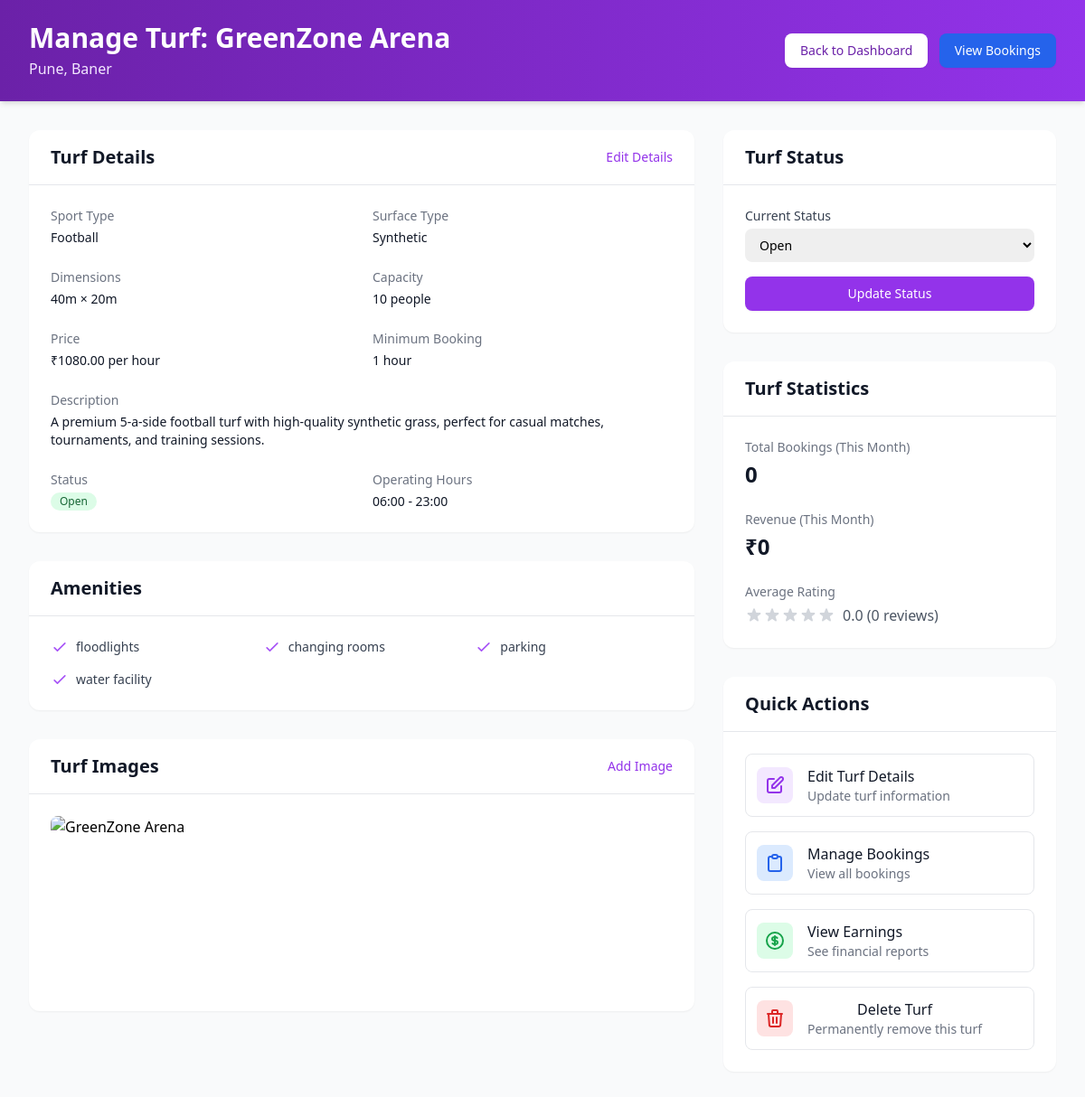
The app's page /owner/turf/3/ with its own data.
### turf/models.py (models this page shows, shortened)
class Turf(models.Model):
    SPORT_CHOICES = [
        ('football', 'Football'),
        ('cricket', 'Cricket'),
        ('tennis', 'Tennis'),
        ('badminton', 'Badminton'),
        ('multi', 'Multi-Sport'),
    ]
    SURFACE_CHOICES = [
        ('natural', 'Natural'),
        ('artificial', 'Artificial'),
        ('clay', 'Clay'),
        ('hard', 'Hard'),
        ('synthetic', 'Synthetic'),
    ]
    STATUS_CHOICES = [
        ("open", "Open"),
        ("closed", "Closed"),
        ("maintenance", "Under Maintenance"),
    ]
    name = models.CharField(max_length=200)
    slug = models.SlugField(unique=True, blank=True)
    owner = models.ForeignKey(User, on_delete=models.CASCADE, limit_choices_to={'role__in': ['owner', 'admin']}, related_name='turf')
    sport_type = models.CharField(max_length=20, choices=SPORT_CHOICES)
    description = models.TextField()
    location = models.CharField(max_length=255)
    address = models.CharField(max_length=255)
    length = models.PositiveIntegerField()
    width = models.PositiveIntegerField()
    surface_type = models.CharField(max_length=20, choices=SURFACE_CHOICES)
    capacity = models.PositiveIntegerField()
    price_per_hour = models.DecimalField(max_digits=8, decimal_places=2)
    rating = models.PositiveIntegerField(validators=[MinValueValidator(1), MaxValueValidator(5)], default=0)
    amenities = models.ManyToManyField(Amenity, blank=True)
    minimum_booking_duration = models.IntegerField(default=1)
    opening = models.TimeField()
    closing = models.TimeField()
    status = models.CharField(choices = STATUS_CHOICES, default='open')
    is_verified = models.BooleanField(default=False)
    image = models.ImageField(upload_to='turfs/images/', null=True, blank=True)
    is_active = models.BooleanField(default=True)
    created_at = models.DateTimeField(auto_now_add=True)

class Amenity(models.Model):
    name = models.CharField(max_length=50, unique=True)

### owner/views.py (the view)
# urls.py: path('turf/<int:id>/', views.turf_detail, name='owner_manage_turf'),
def turf_detail(request, id):
    turf = get_object_or_404(Turf, id=id)
    now = datetime.now()
    current_month = now.month
    current_year = now.year
    monthly_bookings = TurfBooking.objects.filter(
        turf=turf,
        booking_date__month=current_month,
        booking_date__year=current_year
    )
    stats = {
        'monthly_bookings': monthly_bookings.count(),
        'monthly_revenue': monthly_bookings.aggregate(Sum('total_amount'))['total_amount__sum'] or 0,
        'average_rating': TurfReview.objects.filter(turf=turf).aggregate(Avg('rating'))['rating__avg'] or 0,
        'total_reviews': TurfReview.objects.filter(turf=turf).count()
    }
    return render(request, 'manage_turf.html', {
        'turf': turf,
        'stats': stats,
        'STATUS_CHOICES': Turf.STATUS_CHOICES  # Pass the choices to template
    })

### owner/templates/manage_turf.html (shortened to what this page needs)
{% extends "base.html" %}
{% block content %}
<div class="min-h-screen bg-gray-50">
  <div class="bg-gradient-to-r from-purple-800 to-purple-600 py-6 px-4 sm:px-6 lg:px-8 text-white shadow-md">
    <div class="max-w-7xl mx-auto">
      <div class="flex flex-col md:flex-row justify-between items-start md:items-center">
        <div>
          <h1 class="text-2xl md:text-3xl font-bold">Manage Turf: {{ turf.name }}</h1>
          <p class="mt-1 text-purple-100">{{ turf.location }}</p>
        </div>
        <div class="mt-4 md:mt-0 space-x-2">
          <a href="{% url 'owner_dashboard' %}" class="inline-flex items-center px-4 py-2 border border-transparent text-sm font-medium rounded-lg shadow-sm text-purple-800 bg-white hover:bg-gray-100">
            Back to Dashboard
          </a>
          <a href="#" class="inline-flex items-center px-4 py-2 border border-transparent text-sm font-medium rounded-lg shadow-sm text-white bg-blue-600 hover:bg-blue-700">
            View Bookings
          </a>
        </div>
      </div>
    </div>
  </div>
  <div class="max-w-7xl mx-auto px-4 sm:px-6 lg:px-8 py-8">
    <div class="flex flex-col lg:flex-row gap-8">
      <div class="lg:w-2/3">
        <div class="bg-white rounded-xl shadow-sm overflow-hidden mb-8">
          <div class="px-6 py-4 border-b border-gray-200 flex justify-between items-center">
            <h2 class="text-xl font-bold text-gray-900">Turf Details</h2>
            <a href="#" class="text-sm font-medium text-purple-600 hover:text-purple-500">
              Edit Details
            </a>
          </div>
          <div class="p-6">
            <div class="grid grid-cols-1 md:grid-cols-2 gap-6">
              <div>
                <h3 class="text-sm font-medium text-gray-500">Sport Type</h3>
                <p class="mt-1 text-sm text-gray-900">{{ turf.get_sport_type_display }}</p>
              </div>
              <div>
                <h3 class="text-sm font-medium text-gray-500">Surface Type</h3>
                <p class="mt-1 text-sm text-gray-900">{{ turf.get_surface_type_display }}</p>
              </div>
              <div>
                <h3 class="text-sm font-medium text-gray-500">Dimensions</h3>
                <p class="mt-1 text-sm text-gray-900">{{ turf.length }}m × {{ turf.width }}m</p>
              </div>
              <div>
                <h3 class="text-sm font-medium text-gray-500">Capacity</h3>
                <p class="mt-1 text-sm text-gray-900">{{ turf.capacity }} people</p>
              </div>
              <div>
                <h3 class="text-sm font-medium text-gray-500">Price</h3>
                <p class="mt-1 text-sm text-gray-900">₹{{ turf.price_per_hour }} per hour</p>
              </div>
              <div>
                <h3 class="text-sm font-medium text-gray-500">Minimum Booking</h3>
                <p class="mt-1 text-sm text-gray-900">{{ turf.minimum_booking_duration }} hour{{ turf.minimum_booking_duration|pluralize }}</p>
              </div>
              <div class="md:col-span-2">
                <h3 class="text-sm font-medium text-gray-500">Description</h3>
                <p class="mt-1 text-sm text-gray-900">{{ turf.description }}</p>
              </div>
              <div>
                <h3 class="text-sm font-medium text-gray-500">Status</h3>
                <span class="mt-1 inline-flex items-center px-2.5 py-0.5 rounded-full text-xs font-medium
                  {% if turf.status == 'open' %}bg-green-100 text-green-800
                  {% elif turf.status == 'closed' %}bg-red-100 text-red-800
                  {% else %}bg-yellow-100 text-yellow-800{% endif %}">
                  {{ turf.get_status_display }}
                </span>
              </div>
              <div>
                <h3 class="text-sm font-medium text-gray-500">Operating Hours</h3>
                <p class="mt-1 text-sm text-gray-900">{{ turf.opening|time:"H:i" }} - {{ turf.closing|time:"H:i" }}</p>
              </div>
            </div>
          </div>
        </div>
        <div class="bg-white rounded-xl shadow-sm overflow-hidden mb-8">
          <div class="px-6 py-4 border-b border-gray-200">
            <h2 class="text-xl font-bold text-gray-900">Amenities</h2>
          </div>
          <div class="p-6">
            {% if turf.amenities.all %}
              <div class="grid grid-cols-2 md:grid-cols-3 gap-4">
                {% for amenity in turf.amenities.all %}
                  <div class="flex items-center">
                    <svg class="h-5 w-5 text-purple-500 mr-2" fill="none" viewBox="0 0 24 24" stroke="currentColor">
                      <path stroke-linecap="round" stroke-linejoin="round" stroke-width="2" d="M5 13l4 4L19 7"/>
                    </svg>
                    <span class="text-sm text-gray-700">{{ amenity.name }}</span>
                  </div>
                {% endfor %}
              </div>
            {% else %}
              <p class="text-sm text-gray-500">No amenities added yet</p>
            {% endif %}
          </div>
        </div>
        <div class="bg-white rounded-xl shadow-sm overflow-hidden">
          <div class="px-6 py-4 border-b border-gray-200 flex justify-between items-center">
            <h2 class="text-xl font-bold text-gray-900">Turf Images</h2>
            <button class="text-sm font-medium text-purple-600 hover:text-purple-500">
              Add Image
            </button>
          </div>
          <div class="p-6">
            {% if turf.image %}
              <div class="grid grid-cols-1 md:grid-cols-2 lg:grid-cols-3 gap-4">
                <div class="relative group">
                </div>
              </div>
            {% endif %}
          </div>
        </div>
      </div>
      <div class="lg:w-1/3">
        <div class="bg-white rounded-xl shadow-sm overflow-hidden mb-8">
          <div class="px-6 py-4 border-b border-gray-200">
            <h2 class="text-xl font-bold text-gray-900">Turf Status</h2>
          </div>
          <div class="p-6">
            <form method="post" action="{% url 'owner_update_turf_status' turf.id %}">
              <div class="space-y-4">
                <div>
                  <label class="block text-sm font-medium text-gray-700 mb-1">Current Status</label>
                  <select name="status" class="mt-1 block w-full pl-3 pr-10 py-2 text-base border-gray-300 focus:outline-none focus:ring-purple-500 focus:border-purple-500 sm:text-sm rounded-lg">
                    {% for value, display in turf.STATUS_CHOICES %}
                      <option value="{{ value }}" {% if turf.status == value %}selected{% endif %}>{{ display }}</option>
                    {% endfor %}
                  </select>
                </div>
                <button type="submit" class="w-full flex justify-center py-2 px-4 border border-transparent rounded-lg shadow-sm text-sm font-medium text-white bg-purple-600 hover:bg-purple-700">
                  Update Status
                </button>
              </div>
            </form>
          </div>
        </div>
        <div class="bg-white rounded-xl shadow-sm overflow-hidden mb-8">
          <div class="px-6 py-4 border-b border-gray-200">
            <h2 class="text-xl font-bold text-gray-900">Turf Statistics</h2>
          </div>
          <div class="p-6">
            <div class="space-y-6">
              <div>
                <h3 class="text-sm font-medium text-gray-500">Total Bookings (This Month)</h3>
                <p class="mt-1 text-2xl font-semibold text-gray-900">{{ stats.monthly_bookings }}</p>
              </div>
              <div>
                <h3 class="text-sm font-medium text-gray-500">Revenue (This Month)</h3>
                <p class="mt-1 text-2xl font-semibold text-gray-900">₹{{ stats.monthly_revenue|floatformat:0 }}</p>
              </div>
              <div>
                <h3 class="text-sm font-medium text-gray-500">Average Rating</h3>
                <div class="mt-1 flex items-center">
                  <div class="flex items-center">
                    {% for i in "12345" %}
                      <svg class="h-5 w-5 {% if forloop.counter <= stats.average_rating %}text-yellow-400{% else %}text-gray-300{% endif %}" fill="currentColor" viewBox="0 0 20 20">
                        <path d="M9.049 2.927c.3-.921 1.603-.921 1.902 0l1.07 3.292a1 1 0 00.95.69h3.462c.969 0 1.371 1.24.588 1.81l-2.8 2.034a1 1 0 00-.364 1.118l1.07 3.292c.3.921-.755 1.688-1.54 1.118l-2.8-2.034a1 1 0 00-1.175 0l-2.8 2.034c-.784.57-1.838-.197-1.539-1.118l1.07-3.292a1 1 0 00-.364-1.118L2.98 8.72c-.783-.57-.38-1.81.588-1.81h3.461a1 1 0 00.951-.69l1.07-3.292z"/>
                      </svg>
                    {% endfor %}
                  </div>
                  <span class="ml-2 text-gray-600">{{ stats.average_rating|floatformat:1 }} ({{ stats.total_reviews }} reviews)</span>
                </div>
              </div>
            </div>
          </div>
        </div>
        <div class="bg-white rounded-xl shadow-sm overflow-hidden">
          <div class="px-6 py-4 border-b border-gray-200">
            <h2 class="text-xl font-bold text-gray-900">Quick Actions</h2>
          </div>
          <div class="p-6">
            <div class="space-y-4">
              <a href="#" class="group flex items-center p-3 border border-gray-200 rounded-lg hover:border-purple-500 hover:bg-purple-50 transition-colors duration-200">
                <div class="p-2 bg-purple-100 rounded-lg mr-4 group-hover:bg-purple-200">
                  <svg class="h-6 w-6 text-purple-600" fill="none" viewBox="0 0 24 24" stroke="currentColor">
                    <path stroke-linecap="round" stroke-linejoin="round" stroke-width="2" d="M11 5H6a2 2 0 00-2 2v11a2 2 0 002 2h11a2 2 0 002-2v-5m-1.414-9.414a2 2 0 112.828 2.828L11.828 15H9v-2.828l8.586-8.586z"/>
                  </svg>
                </div>
                <div>
                  <h3 class="font-medium text-gray-900">Edit Turf Details</h3>
                  <p class="text-sm text-gray-500">Update turf information</p>
                </div>
              </a>
              <a href="#" class="group flex items-center p-3 border border-gray-200 rounded-lg hover:border-blue-500 hover:bg-blue-50 transition-colors duration-200">
                <div class="p-2 bg-blue-100 rounded-lg mr-4 group-hover:bg-blue-200">
                  <svg class="h-6 w-6 text-blue-600" fill="none" viewBox="0 0 24 24" stroke="currentColor">
                    <path stroke-linecap="round" stroke-linejoin="round" stroke-width="2" d="M9 5H7a2 2 0 00-2 2v12a2 2 0 002 2h10a2 2 0 002-2V7a2 2 0 00-2-2h-2M9 5a2 2 0 002 2h2a2 2 0 002-2M9 5a2 2 0 012-2h2a2 2 0 012 2"/>
                  </svg>
                </div>
                <div>
                  <h3 class="font-medium text-gray-900">Manage Bookings</h3>
                  <p class="text-sm text-gray-500">View all bookings</p>
                </div>
              </a>
              <a href="#" class="group flex items-center p-3 border border-gray-200 rounded-lg hover:border-green-500 hover:bg-green-50 transition-colors duration-200">
                <div class="p-2 bg-green-100 rounded-lg mr-4 group-hover:bg-green-200">
                </div>
                <div>
                  <h3 class="font-medium text-gray-900">View Earnings</h3>
                  <p class="text-sm text-gray-500">See financial reports</p>
                </div>
              </a>
              <form method="post" action="{% url 'owner_delete_turf' turf.id %}" class="group">
                <button type="button" onclick="confirmDelete()" class="w-full flex items-center p-3 border border-gray-200 rounded-lg hover:border-red-500 hover:bg-red-50 transition-colors duration-200">
                  <div class="p-2 bg-red-100 rounded-lg mr-4 group-hover:bg-red-200">
                    <svg class="h-6 w-6 text-red-600" fill="none" viewBox="0 0 24 24" stroke="currentColor">
                      <path stroke-linecap="round" stroke-linejoin="round" stroke-width="2" d="M19 7l-.867 12.142A2 2 0 0116.138 21H7.862a2 2 0 01-1.995-1.858L5 7m5 4v6m4-6v6m1-10V4a1 1 0 00-1-1h-4a1 1 0 00-1 1v3M4 7h16"/>
                    </svg>
                  </div>
                  <div>
                    <h3 class="font-medium text-gray-900">Delete Turf</h3>
                    <p class="text-sm text-gray-500">Permanently remove this turf</p>
                  </div>
                </button>
              </form>
            </div>
          </div>
        </div>
      </div>
    </div>
  </div>
</div>
{% endblock %}

### core/templates/base.html (shortened to what this page needs)
{% load static %}
<!DOCTYPE html>
<html lang="en">
  <head>
    <script src="https://cdn.tailwindcss.com"></script>
  </head>
  <body class='min-h-screen bg-gradient-to-br from-violet-400 via-violet-700 to-violet-400'>
    {% block content %} {% endblock %}
  </body>
</html>

### records on screen
Turf: name "GreenZone Arena", location "Pune, Baner", sport_type "Football", surface_type "Synthetic", length "40", width "20", capacity "10", price_per_hour "1080.00", minimum_booking_duration "1", description "A premium 5-a-side football turf with high-quality synthetic grass, perfect for casual matches, tournaments, and training sessions.", status "Open", opening "06:00", closing "23:00"
Amenity: name "floodlights"
Amenity: name "changing rooms"
Amenity: name "parking"
Amenity: name "water facility"

### other values on screen
{{ stats.monthly_bookings }} "0"
{{ stats.monthly_revenue|floatformat:0 }} "0"
{{ stats.average_rating|floatformat:1 }} "0.0"
{{ stats.total_reviews }} "0"
